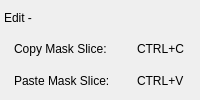
              <widget class="QWidget" name="widget_13" native="true">
               <property name="sizePolicy">
                <sizepolicy hsizetype="Preferred" vsizetype="Fixed">
                 <horstretch>0</horstretch>
                 <verstretch>0</verstretch>
                </sizepolicy>
               </property>
               <layout class="QVBoxLayout" name="verticalLayout_2">
                <property name="spacing">
                 <number>0</number>
                </property>
                <property name="leftMargin">
                 <number>4</number>
                </property>
                <property name="topMargin">
                 <number>2</number>
                </property>
                <property name="rightMargin">
                 <number>4</number>
                </property>
                <property name="bottomMargin">
                 <number>4</number>
                </property>
                <item>
                 <widget class="QWidget" name="widget_14" native="true">
                  <layout class="QHBoxLayout" name="horizontalLayout_15">
                   <property name="spacing">
                    <number>0</number>
                   </property>
                   <property name="margin">
                    <number>0</number>
                   </property>
                   <item>
                    <widget class="QLabel" name="label_18">
                     <property name="minimumSize">
                      <size>
                       <width>0</width>
                       <height>20</height>
                      </size>
                     </property>
                     <property name="text">
                      <string>Edit -</string>
                     </property>
                    </widget>
                   </item>
                  </layout>
                 </widget>
                </item>
                <item>
                 <widget class="QWidget" name="widget_15" native="true">
                  <property name="minimumSize">
                   <size>
                    <width>0</width>
                    <height>20</height>
                   </size>
                  </property>
                  <layout class="QHBoxLayout" name="horizontalLayout_16" stretch="2,1">
                   <property name="spacing">
                    <number>4</number>
                   </property>
                   <property name="leftMargin">
                    <number>10</number>
                   </property>
                   <property name="topMargin">
                    <number>0</number>
                   </property>
                   <property name="rightMargin">
                    <number>0</number>
                   </property>
                   <property name="bottomMargin">
                    <number>0</number>
                   </property>
                   <item>
                    <widget class="QLabel" name="label_19">
                     <property name="text">
                      <string>Copy Mask Slice:</string>
                     </property>
                    </widget>
                   </item>
                   <item>
                    <widget class="QLabel" name="label_20">
                     <property name="text">
                      <string>CTRL+C</string>
                     </property>
                    </widget>
                   </item>
                  </layout>
                 </widget>
                </item>
                <item>
                 <widget class="QWidget" name="widget_16" native="true">
                  <property name="minimumSize">
                   <size>
                    <width>0</width>
                    <height>20</height>
                   </size>
                  </property>
                  <layout class="QHBoxLayout" name="horizontalLayout_17" stretch="2,1">
                   <property name="spacing">
                    <number>4</number>
                   </property>
                   <property name="leftMargin">
                    <number>10</number>
                   </property>
                   <property name="topMargin">
                    <number>0</number>
                   </property>
                   <property name="rightMargin">
                    <number>0</number>
                   </property>
                   <property name="bottomMargin">
                    <number>0</number>
                   </property>
                   <item>
                    <widget class="QLabel" name="label_21">
                     <property name="text">
                      <string>Paste Mask Slice:</string>
                     </property>
                    </widget>
                   </item>
                   <item>
                    <widget class="QLabel" name="label_22">
                     <property name="text">
                      <string>CTRL+V</string>
                     </property>
                    </widget>
                   </item>
                  </layout>
                 </widget>
                </item>
               </layout>
              </widget>
